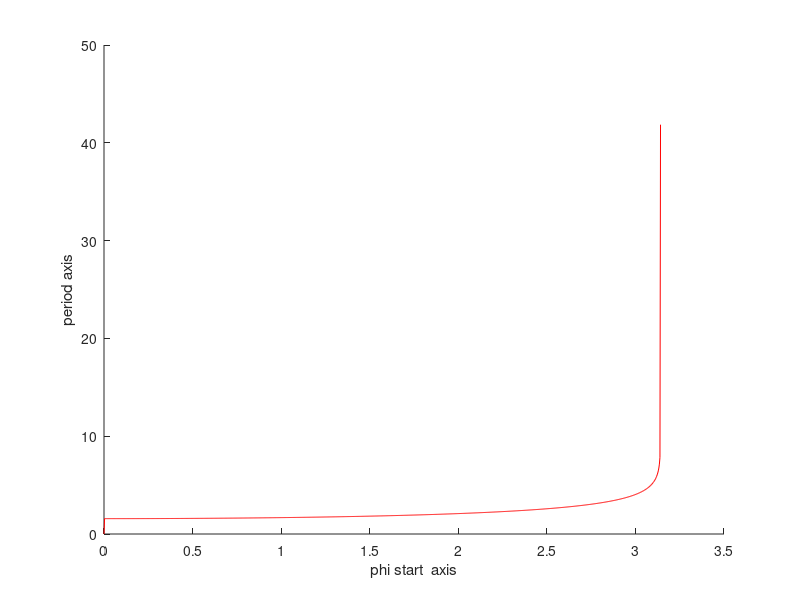
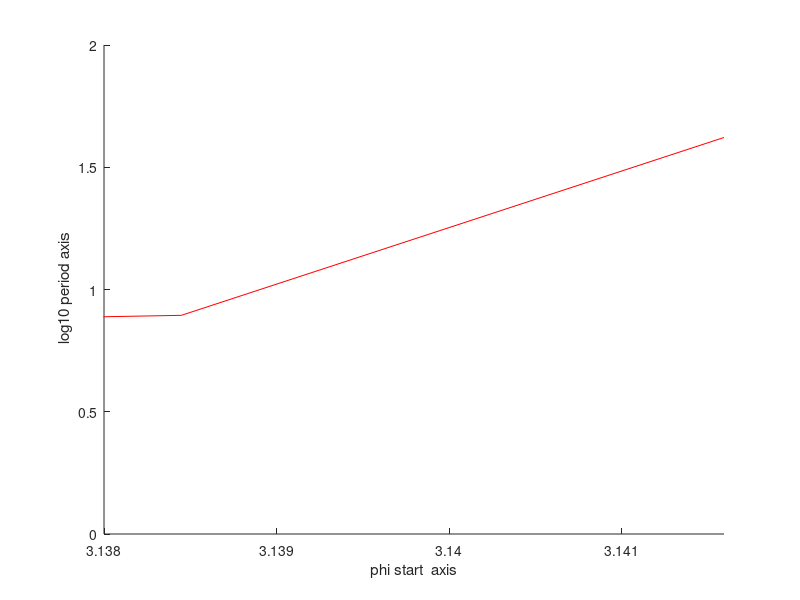

Write the MATLAB code that produced these figures, in order.
% Physical system is a simple pendulum. Initial speed of bob = 0; 
% Differential equation: (d/dt)phi_dot + omega_0^2*sin(phi) = 0, "phi" - an angle of deviation,
% omega_0^2 = g/L, "g" is a gravitational acceleration, "L" is a length of the pendulum; 
% This function plots a dependence of period from an initial angle of deviation.

function SokolovIgor_SimplePendulum_6
global omega_0;
omega_0=1;

Period_Ideal = 2*pi/omega_0;
N_Points=1000;
phi_0=linspace(0, pi, N_Points);
phi_dot_0=0.;
t_max=1000*Period_Ideal;
Time_Events=zeros(1, N_Points);
t_span=linspace(0, t_max, N_Points);

% y(1)=phi y(2)=phi_dot
options=odeset('Events', @Period);
for i=2:N_Points
    y_start=[phi_0(i); phi_dot_0];
    [t, Y, TE]=ode45(@RightSide, t_span, y_start, options);
Time_Events(i)=TE;
end %for i=1:N_Points

figure;
hold on;
xlabel('phi start  axis');
ylabel('period axis');
plot(phi_0, Time_Events, '-r');
Log_Time_Events(numel(Time_Events))=0;
Log_Time_Events(:)=log10(Time_Events(:));
figure;
hold on;
xlabel('phi start  axis');
ylabel(' log10 period axis');
set(gca,'Xlim',[3.138, pi]);
plot(phi_0, Log_Time_Events, '-r');
end %SokolovIgor_SimplePendulum_1

function y_prime=RightSide(t,y)
global omega_0;
% y(1)=phi y(2)=phi_dot
y_prime = [y(2); -(omega_0^2)*sin(y(1))];
end %function y_prime=RightSide(t,y)

function [value, isterminal, direction]=Period(t, y)
% y(1)=phi y(2)=phi_dot
%value=zeros(2,1);
value = y(1);
isterminal = 1;
direction = 0;
end %function [value, isterminal, direction]=Period(t, y)